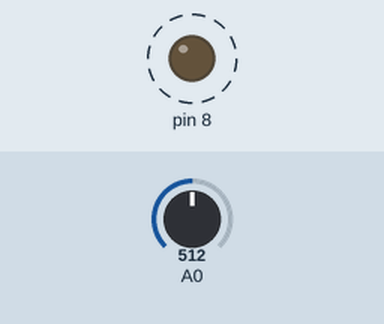
A sketch run on a simulated Arduino Uno, built with avr-gcc and run on an emulated ATmega328P. Shown: output pins drawn as LEDs (lit = HIGH). Dashed ring = blinking. The inputs (shaded band) are chosen by the test bench; at power-on: A0 = 512. What the sketch prints to the serial monitor is not drawn.

Above: at 0.02 s.
Timing chart, 0 to 3.0 s (numbered marks = the images above):
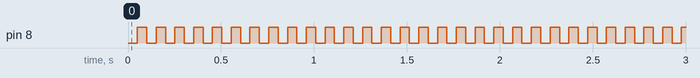

The sketch:

main.ino
```cpp
const int total_pots = 2;

void setup() {
  pinMode(8, OUTPUT);
  Serial.begin(9600);
}

void loop() {
  for(int i = 0; i < total_pots; i++) {
    digitalWrite(8, i);
    int value = analogRead(A0);
    Serial.println("Pot_" + String(i) +  ":" + String(value));
    delay(50);
  }
}
```

Measured:
- by itself, pin 8: alternates HIGH for 0.05 s and LOW for 0.05 s
